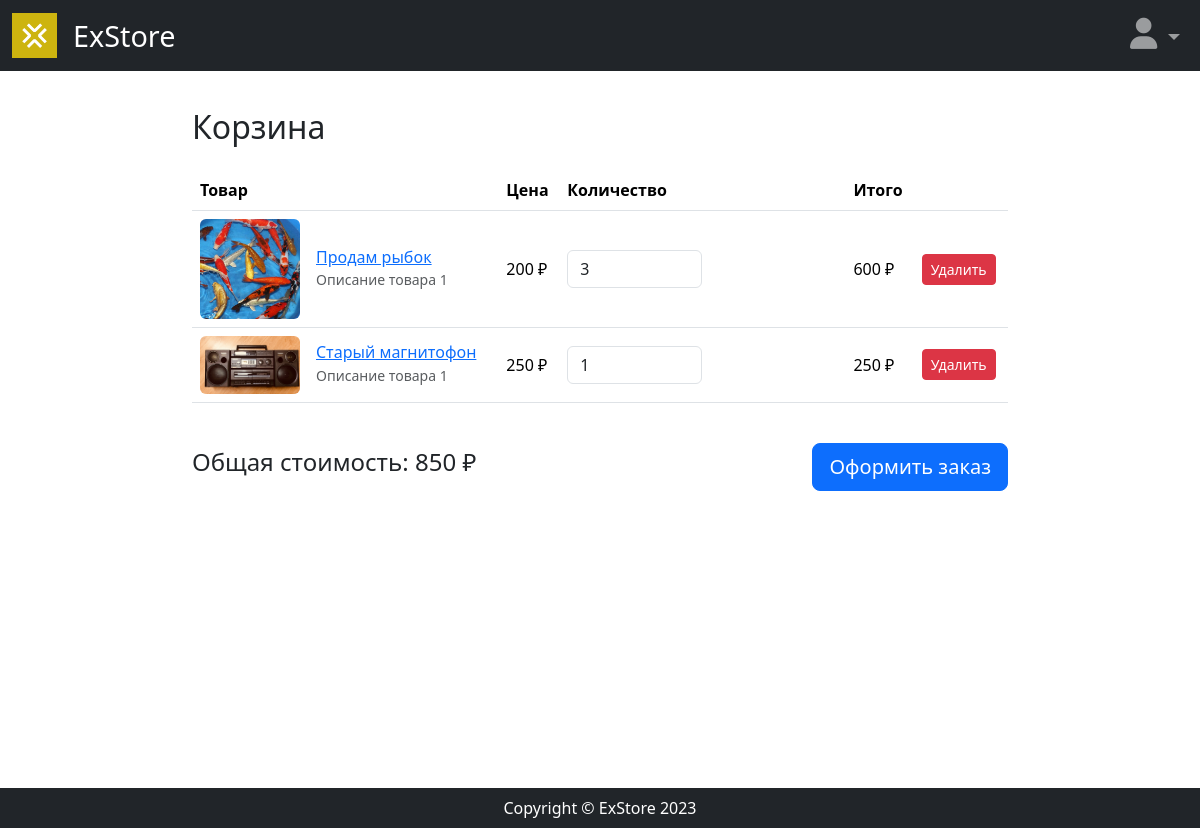
Page /user/cart/ (signed in) on the earlier database version.
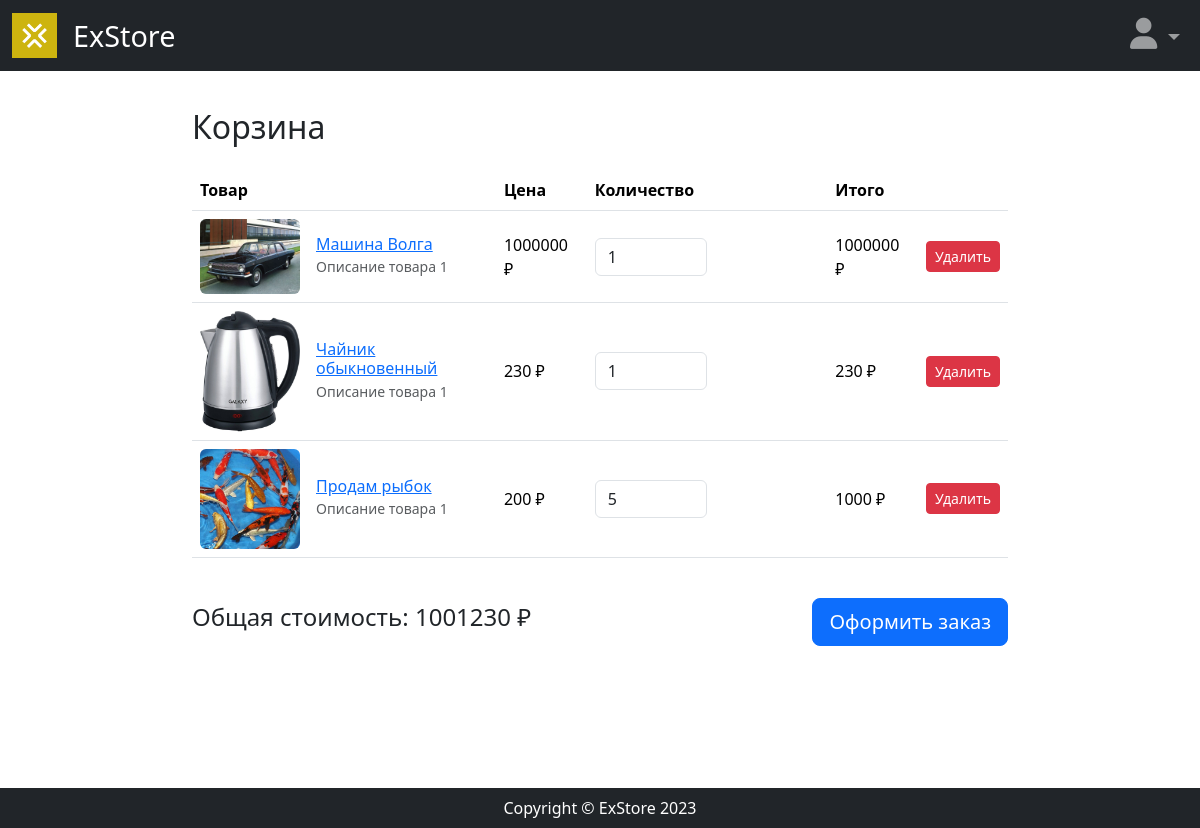
Same page on the later database version.
### users/models.py (models this page shows, shortened)
class Cart_item(models.Model):
    user = models.ForeignKey(User, on_delete=models.CASCADE, related_name='users')
    product = models.ForeignKey(Product, on_delete=models.CASCADE, related_name='products')
    time_create = models.DateTimeField(auto_now_add=True)
    time_update = models.DateTimeField(auto_now=True)
    count = models.PositiveIntegerField(default=1)
    class Meta:
        unique_together = ('user', 'product')
        verbose_name = 'Корзина'
        verbose_name_plural = 'Корзины'
        ordering = ["-time_update"]

### goods/models.py (models this page shows, shortened)
class Product(models.Model):
    name = models.CharField(max_length=100, unique=True)
    slug = models.SlugField(max_length=100, unique=True, blank=True, null=True)
    description = models.TextField(blank=True, null=True)
    price = models.PositiveIntegerField(default=0)
    time_create = models.DateTimeField(auto_now_add=True)
    time_update = models.DateTimeField(auto_now=True)
    category = models.ForeignKey(
        to=Category,
        on_delete=models.SET(Category.get_default_category),
        related_name='products'
    )

class ProductImage(models.Model):
    image = models.ImageField(upload_to="goods_images")
    product = models.ForeignKey(to=Product, on_delete=models.CASCADE, related_name='images')

### users/views.py (the view)
# urls.py: path('cart/', views.cart, name="cart"),
def cart(request):
    if request.method == "GET":
        curr_user = request.user
        user_cart = Cart_item.objects.filter(user=curr_user)
        total_sum = sum([cart_item.product.price * cart_item.count for cart_item in user_cart])
        context = {
            'user_cart': user_cart,
            'total_sum': total_sum
        }
        return render(request, 'users/cart.html', context=context)

### users/templatetags/cart_extras.py (called while the page is built)
@register.filter
def mul(value, arg):
    return value * arg

### users/templates/users/cart.html (shortened to what this page needs)
{% extends "main/base.html" %}
{% load cart_extras %}
{% block content %}
<div class="container mt-5">
    <h2 class="mb-4">Корзина</h2>
        <div class="table-responsive">
            <table class="table align-middle">
                <thead>
                    <tr>
                        <th scope="col">Товар</th>
                        <th scope="col">Цена</th>
                        <th scope="col">Количество</th>
                        <th scope="col">Итого</th>
                        <th scope="col"></th>
                    </tr>
                </thead>
                <tbody>
                    {% for cart_item in user_cart %}
                    <tr id="item_{{ cart_item.id }}">
                        <td>
                            <div class="d-flex align-items-center">
                                <a href="{% url "product:index" cart_item.product.slug %}">
                                <img src="{{ cart_item.product.images.first.image.url }}" class="rounded me-3" alt="Товар 1" width="100">
                                </a>
                                <div>
                                    <a href="{% url "product:index" cart_item.product.slug %}">
                                    <h5 class="mb-0">{{ cart_item.product.name }}</h5>
                                    </a>
                                    <small class="text-muted">Описание товара 1</small>
                                </div>
                            </div>
                        </td>
                        <td>{{ cart_item.product.price }} ₽</td>
                        <td>
                            <input type="number" class="form-control w-50" value="{{ cart_item.count }}" min="1" data-cart-item-id="{{ cart_item.id }}" onchange="UpdateCartItem(this, 'count')">
                        </td>
                        <td id="total_price_{{cart_item.id}}">{{ cart_item.product.price|mul:cart_item.count }} ₽</td>
                        <td>
                                <button type="submit" class="btn btn-danger btn-sm" data-cart-item-id="{{ cart_item.id }}" onclick="UpdateCartItem(this, 'delete')">Удалить</button>
                        </td>
                    </tr>
                    {% endfor %}
                </tbody>
            </table>
        </div>
        <div class="d-flex justify-content-between align-items-center mt-4">
            <h4 id="total_sum">Общая стоимость: {{ total_sum }} ₽</h4>
            <button class="btn btn-primary btn-lg">Оформить заказ</button>
        </div>
    </div>
</div>
{% endblock content %}

### main/templates/main/base.html (shortened to what this page needs)
{% load static %}
<!doctype html>
<html lang="en">
  <head>
    <link href="https://cdn.jsdelivr.net/npm/bootstrap@5.3.3/dist/css/bootstrap.min.css" rel="stylesheet">
    <link rel="stylesheet" href="{% static "css/base.css" %}">
  </head>
  <body>
  <header>
    <nav class="navbar navbar-expand-lg navbar-dark bg-dark">
      <div class="container-fluid">
          <a href={% url 'main:index' %} id="CompLogo">
            <div class="d-flex flex-row align-items-center">
              <img class="navbar-brand" src="{% static "icons/logo.png" %}">
              <div id="CompName">ExStore</div>
            </div>
          </a>
          <div class="collapse navbar-collapse" id="navbarSupportedContent">
              <ul class="navbar-nav ms-auto mb-2 mb-lg-0">
              {% if not user.is_authenticated %}
                <li class="nav-item">
                    <a class="nav-link" href="{% url 'user:login' %}" data-bs-toggle="modal" data-bs-target="#authorization">Вход</a>
                </li>
                <li class="nav-item">
                    <a class="nav-link" href="{% url 'user:registration' %}" data-bs-toggle="modal" data-bs-target="#registration">Регистрация</a>
                </li>
              {% else %}
                <li class="nav-item dropdown d-none d-lg-block">
                  <a class="nav-link dropdown-toggle" href="#" id="navbarProfile" role="button" data-bs-toggle="dropdown" aria-expanded="false">
                      <i class="fa-solid fa-user"></i>
                  </a>
                </li>
              {% endif %}
              </ul>
          </div>
      </div>
  </nav>
  </header>
  <main>
  <div style="width: 70%; margin: 0 auto; min-height: 82vh">
  {% block content %}{% endblock content %}
  </main>
  <footer class="py-2 bg-dark mt-4">
    <div class="container">
        <p class="m-0 text-center text-white">Copyright &copy; ExStore 2023</p>
    </div>
  </footer>
  </body>
</html>

### static/css/base.css (style rules this page uses)
html, body { height: 100%; margin: 0; }
header { position: fixed; top: 0; width: 100%; z-index: 1030; }
body { padding-top: 60px; padding-right: 0 !important }
h5 { font-size: 1em; }
.navbar-brand { max-width: 45px; }
.fa-user { font-size: 1.5em; }
.nav-link { font-size: 1.3em; }
#CompName { color: white; font-size: 1.8em; }
#CompLogo { text-decoration: none; }

Differences in the rows shown:
removed Cart_item: product.images.first.image (picture), product.name "Старый магнитофон", product.price "250", count "1", product.price|mul "250"
added Cart_item: product.images.first.image (picture), product.name "Машина Волга", product.price "1000000", count "1", product.price|mul "1000000"
added Cart_item: product.images.first.image (picture), product.name "Чайник обыкновенный", product.price "230", count "1", product.price|mul "230"
changed Cart_item "Продам рыбок": count "3" → "5"; product.price|mul "600" → "1000"
Other differences:
{{ total_sum }}: "850" → "1001230"
